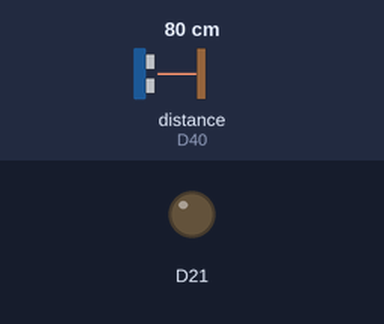
Simulated run of this program. Board: CircuitPython board. Shown: output pins drawn as LEDs (lit = HIGH). The test bench sets the inputs (shaded band); at power-on: distance to the obstacle (sensor on D40) 80 cm. No radio messages arrive unless stated (any console line starting 'radio sent:' is added by the test bench); nothing arrives over Bluetooth unless stated; library files of the repository ran but are not shown: sx1262.py; pins used as bus, display or sensor lines are not drawn; what the program prints to the serial console is not drawn.

Above: at 4.6 s.
At 7.9 s:
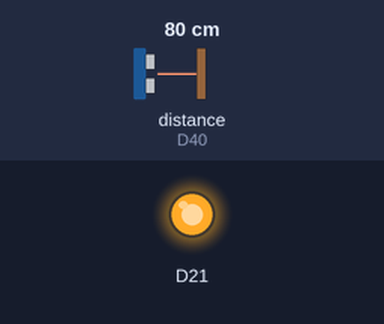
Timing chart, 0 to 8.2 s (numbered marks = the images above):
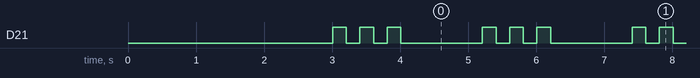

The program:

code.py
```python
# Washing Machine Aggregator - CircuitPython
# Hardware: Seeed XIAO ESP32S3 with SX1262 LoRa module via board-to-board connector
# Flashed with CircuitPython for Xiao S3 Sense
#
# This aggregator:
# 1. Scans for BLE advertisements from sensor nodes
# 2. Parses vibration data from manufacturer-specific data
# 3. Forwards data via LoRa (SX1262) to the central server

import time
import json
import struct
import board
import microcontroller
import digitalio
import binascii

# SX1262 LoRa module
from sx1262 import SX1262

# BLE imports
try:
    from adafruit_ble import BLERadio
    from adafruit_ble.advertising import Advertisement
    BLE_AVAILABLE = True
except ImportError:
    print("BLE not available - running in test mode")
    BLE_AVAILABLE = False

# ============================================================================
# Hardware Configuration for XIAO S3 with SX1262
# ============================================================================

# LED indicator
led = digitalio.DigitalInOut(microcontroller.pin.GPIO21)
led.direction = digitalio.Direction.OUTPUT

# TX/RX mode control for LoRa module (if needed by your hardware)
TX_MODE = digitalio.DigitalInOut(microcontroller.pin.GPIO38)
TX_MODE.direction = digitalio.Direction.OUTPUT
TX_MODE.value = True  # Set to TX mode


# ============================================================================
# Configuration
# ============================================================================

def load_config():
    """Load configuration from config.json"""
    try:
        with open("/config.json", "r") as f:
            return json.load(f)
    except Exception as e:
        print(f"Error loading config: {e}")

CONFIG = load_config()

# ============================================================================
# Data Storage
# ============================================================================

class SensorReading:
    """Stores a reading from a sensor node"""
    def __init__(self, sensor_id, assignment_active, rms_x1000, freq_x10, battery_voltage, rssi):
        self.sensor_id = sensor_id
        self.assignment_active = assignment_active
        self.rms_x1000 = rms_x1000
        self.freq_x10 = freq_x10
        self.battery_voltage = battery_voltage
        self.rssi = rssi  # BLE RSSI in dBm
        self.timestamp = time.monotonic()

    def __repr__(self):
        voltage = 1.0 + self.battery_voltage / 100
        return f"Sensor {self.sensor_id.hex().upper()}: RMS={self.rms_x1000/1000:.3f}, Freq={self.freq_x10/10:.1f}Hz, Batt={voltage:.2f}V, RSSI={self.rssi}dBm"

# Cache for received sensor data
sensor_cache = {}

# ============================================================================
# SX1262 LoRa Module
# ============================================================================

def init_lora():
    """Initialize SX1262 LoRa module"""
    print("Initializing SX1262 LoRa module...")

    lora_config = CONFIG.get("lora", {})

    sx = SX1262(
        spi_bus=1,
        clk=board.SCK,
        mosi=board.MOSI,
        miso=board.MISO,
        cs=microcontroller.pin.GPIO41,
        irq=microcontroller.pin.GPIO39,
        rst=microcontroller.pin.GPIO42,
        gpio=microcontroller.pin.GPIO40
    )

    # Configure LoRa parameters
    sx.begin(
        freq=lora_config.get("frequency", 868),
        bw=lora_config.get("bandwidth", 125.0),
        sf=lora_config.get("spreading_factor", 7),
        cr=lora_config.get("coding_rate", 5),
        syncWord=lora_config.get("sync_word", 0x12),
        power=lora_config.get("power", -5),
        currentLimit=60.0,
        preambleLength=8,
        implicit=False,
        implicitLen=0xFF,
        crcOn=True,
        txIq=False,
        rxIq=False,
        tcxoVoltage=lora_config.get("tcxo_voltage", 1.7),
        useRegulatorLDO=False,
        blocking=True
    )

    print("SX1262 LoRa module initialized")
    return sx

# ============================================================================
# BLE Scanner
# ============================================================================

def scan_for_sensors(ble, duration_sec):
    found_sensors = {}
    TARGET_ID = 0xFFFF

    if not BLE_AVAILABLE or ble is None:
        print("BLE not available, skipping scan")
        return found_sensors

    print(f"Scanning for MFR Data {hex(TARGET_ID)} (timeout={duration_sec}s)...")

    scan_count = 0
    try:
        for advertisement in ble.start_scan(timeout=duration_sec, minimum_rssi=-100, buffer_size=1024):
            scan_count += 1

            reading = parse_mfr_data(advertisement, TARGET_ID)
            if reading:
                found_sensors[reading.sensor_id] = reading

    finally:
        ble.stop_scan()
        if found_sensors:
            print(f"Scan complete. Found {len(found_sensors)} unique sensors ({scan_count} packets).")
            for reading in found_sensors.values():
                voltage = 1.0 + reading.battery_voltage / 100
                print(f"Sensor {reading.sensor_id.hex().upper()}: RMS {reading.rms_x1000 / 1000:.3f} | Batt {voltage:.2f}V | RSSI {reading.rssi}dBm")

    return found_sensors

# ============================================================================
# LoRa Packet Building
# ============================================================================

def build_lora_packet(readings):
    """
    Build LoRa packet from sensor readings.

    Packet format (Protocol v4):
    - 4 bytes: Waveshare address header (0x00 0x00 for broadcast + 2 channel bytes)
    - Byte 0: Aggregator name length (L)
    - L bytes: Aggregator name (UTF-8)
    - Next byte: Machine count (N)
        - N × 13 bytes: Sensor data
            - Bytes 0-5: Static BLE address
            - Byte 6: Flags (bit 0 = assignment active)
            - Bytes 7-8: RMS × 1000 (uint16, little-endian)
            - Bytes 9-10: Freq × 10 (uint16, little-endian)
            - Byte 11: Battery voltage (1.00 V + value × 10 mV)
            - Byte 12: RSSI (int8, signed dBm)

    Returns bytes
    """
    aggregator_name = CONFIG.get("aggregator_name", "").strip()
    encoded_name = aggregator_name.encode("utf-8")
    if not encoded_name or len(encoded_name) > 32:
        raise ValueError("aggregator_name must encode to 1-32 bytes")

    # Start with Waveshare header (4 bytes: address + channel)
    # Using broadcast address 0x00 0x00 and default channel bytes
    packet = bytearray([0x00, 0x00, 0x00, 0x00])

    # Aggregator name and machine count
    packet.append(len(encoded_name))
    packet.extend(encoded_name)
    packet.append(len(readings))

    # Add each machine's data
    for reading in readings.values():
        packet.extend(reading.sensor_id)
        packet.append(0x01 if reading.assignment_active else 0x00)
        packet.extend(struct.pack('<H', reading.rms_x1000))
        packet.extend(struct.pack('<H', reading.freq_x10))
        packet.append(reading.battery_voltage)
        packet.extend(struct.pack('b', reading.rssi))  # signed int8

    # Calculate CRC-32 of the packet data
    crc = binascii.crc32(bytes(packet))
    packet.extend(struct.pack('<I', crc))

    return bytes(packet)

# ============================================================================
# LED Indication
# ============================================================================

def blink_led(times=1, on_time=0.1, off_time=0.1):
    """Blink LED for status indication"""
    for _ in range(times):
        led.value = True
        time.sleep(on_time)
        led.value = False
        time.sleep(off_time)

# ============================================================================
# Main Loop
# ============================================================================

def main():
    print("=" * 50)
    print("Washing Machine Aggregator")
    print(f"Name: {CONFIG.get('aggregator_name', 'Unknown')}")
    print("=" * 50)

    # Initialize LoRa
    try:
        sx = init_lora()
    except Exception as e:
        print(f"Failed to initialize LoRa: {e}")
        # Blink error pattern
        while True:
            blink_led(3, 0.2, 0.2)
            time.sleep(1)

    # Initialize BLE
    ble = None
    if BLE_AVAILABLE:
        try:
            ble = BLERadio()
            print("BLE initialized")
        except Exception as e:
            print(f"BLE init failed: {e}")

    scan_duration = CONFIG.get("ble_scan_duration_sec", 5)  # Short scan bursts
    tx_interval = CONFIG.get("lora_tx_interval_sec", 60)  # How often to transmit

    print("Starting main loop...")
    print(f"BLE scan bursts: {scan_duration}s, LoRa TX interval: {tx_interval}s")
    blink_led(2)  # Ready indication

    last_tx_time = 0
    sensor_cache = {}  # Accumulate readings between transmissions

    while True:
        try:
            # Continuous BLE scanning in short bursts
            if BLE_AVAILABLE and ble:
                new_readings = scan_for_sensors(ble, scan_duration)

                # Update cache with new readings
                for key, reading in new_readings.items():
                    sensor_cache[key] = reading

                # Remove stale readings (older than tx_interval * 2)
                current_time = time.monotonic()
                stale_threshold = tx_interval * 2
                stale_keys = [k for k, v in sensor_cache.items()
                             if current_time - v.timestamp > stale_threshold]
                for k in stale_keys:
                    del sensor_cache[k]

                # Check if it's time to transmit
                if current_time - last_tx_time >= tx_interval:
                    if sensor_cache:
                        packet = build_lora_packet(sensor_cache)
                        print(f"\nTransmitting {len(sensor_cache)} readings via LoRa...")
                    else:
                        packet = build_lora_packet({})
                        print("\nTransmitting keepalive (no sensors found)...")

                    # Send the packet
                    led.value = True
                    sx.send(packet)
                    led.value = False

                    print(f"Sent {len(packet)} bytes: {packet.hex()}")
                    last_tx_time = current_time
                    blink_led(1, 0.05)  # Short blink for TX

                # Brief pause before next scan burst
                time.sleep(0.1)

            # If no BLE, send keepalive periodically
            else:
                current_time = time.monotonic()
                if current_time - last_tx_time >= tx_interval:
                    print("Sending keepalive (BLE not available)...")
                    led.value = True
                    sx.send(build_lora_packet({}))
                    led.value = False

                    last_tx_time = current_time
                    blink_led(1, 0.05)

                # Wait before checking again
                time.sleep(1)

        except Exception as e:
            print(f"Error in main loop: {e}")
            blink_led(5, 0.1, 0.1)  # Error indication
            time.sleep(1)


def parse_mfr_data(advertisement, target_company_id=0xFFFF):
    """
    Parse the manufacturer data from a BLE advertisement.
    Parses the v3 sensor packet with a transient assignment flag.
    """
    mfr = getattr(advertisement, "manufacturer_data", None)
    if not mfr:
        # Aggregator library fallback: Check raw data_dict for 0xFF (255)
        raw_mfr = getattr(advertisement, "data_dict", {}).get(255)
        if raw_mfr and len(raw_mfr) >= 2:
            cid = struct.unpack("<H", raw_mfr[:2])[0]
            mfr = {cid: raw_mfr[2:]}

    if not mfr:
        return None

    data = mfr.get(target_company_id, None)
    if not data:
        return None  # No matching company ID

    try:
        # Extract RSSI from advertisement
        rssi = getattr(advertisement, "rssi", -128)  # Default to -128 if not available

        protocol_version = data[0]
        if protocol_version != CONFIG.get("protocol_version", 2):
            print(f"Ignoring sensor protocol v{protocol_version}; expected v{CONFIG.get('protocol_version', 2)}")
            return None

        if len(data) == 7:
            sensor_id = bytes(advertisement.address.address_bytes)
            if len(sensor_id) != 6:
                print(f"Ignoring sensor with {len(sensor_id)}-byte BLE address")
                return None
            assignment_active = bool(data[1] & 0x01)
            rms_x1000 = data[2] | (data[3] << 8)
            freq_x10 = data[4] | (data[5] << 8)
            battery_voltage = data[6]
        else:
            print(f"Ignoring v3 sensor payload with {len(data)} bytes; expected 7")
            return None

        reading = SensorReading(
            sensor_id=sensor_id,
            assignment_active=assignment_active,
            rms_x1000=rms_x1000,
            freq_x10=freq_x10,
            battery_voltage=battery_voltage,
            rssi=rssi
        )

        return reading

    except Exception as e:
        print(f"Failed to parse manufacturer data: {e}")
        return None


# ============================================================================
# Entry Point
# ============================================================================

if __name__ == "__main__":
    main()
```

Source omitted: _sx126x.py (15760 bytes)

Measured:
- by itself, D21: repeats every 2.2 s: 2 × (LOW 0.20 s, HIGH 0.20 s), LOW 1.2 s, HIGH 0.20 s
- by itself, everything shown: repeats every 2.2 s, in 6 steps
